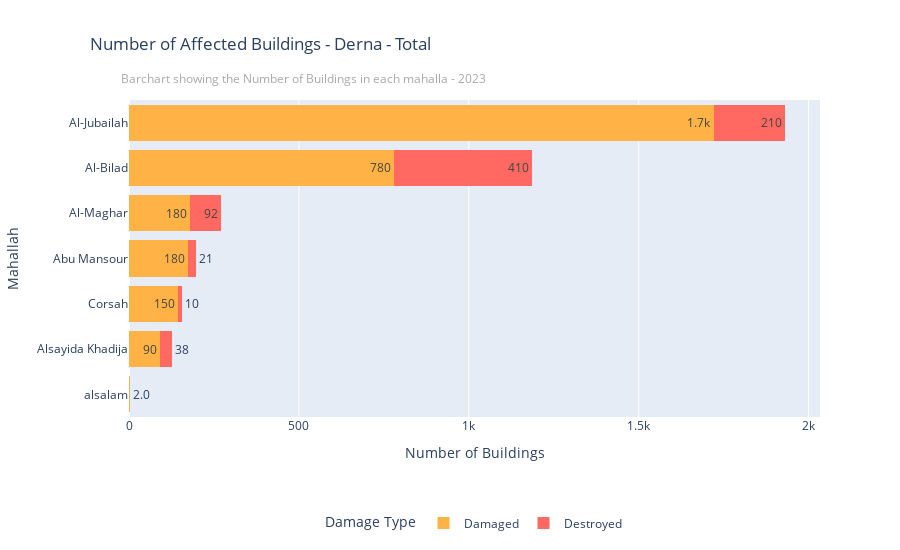

The notebook cell this image was saved under:
### Code cell
# Assume df_plot is your input DataFrame
df_plot = gdf_derna_damaged_structures.copy()
df_plot = df_plot.groupby(["muhalla", "damage_gra"])[["name"]].count().reset_index()

df_plot["sorting"] = df_plot["damage_gra"].map({"Damaged": 2, "Possibly damaged": 1, "Destroyed": 3})

# Calculate the total number of buildings affected per "muhalla" for sorting
df_totals = df_plot.groupby('muhalla')[['name']].sum().reset_index().sort_values(by='name', ascending=False)

# Merge the sorted totals back to the original DataFrame
df_plot_sorted = pd.merge(df_plot, df_totals, on='muhalla', suffixes=('', '_total'))

# Sort the DataFrame by the total number of buildings affected and the damage grading
df_plot_sorted = df_plot_sorted.sort_values(by=['name_total', 'sorting'], ascending=[True, True])

# Plot the histogram
fig = px.histogram(data_frame=df_plot_sorted,
                   y="muhalla",
                   x="name",
                   labels={"name": "Number of Buildings"},
                   title=f'Number of Affected Buildings - Derna - Total',
                   barmode="stack",
                   text_auto=True,
                   color="damage_gra",
                   orientation="h",
                   color_discrete_sequence=color_palete_damage[1:])

fig.update_layout(width=900,
                  height=550,
                  font=dict(size=12),
                  showlegend=True,  # Show the legend
                  title_x=0.1,  # Center the title
                  legend=dict(
                      title="Damage Type",
                      orientation="h",  # Horizontal orientation
                      yanchor="bottom",  # Anchor to the bottom of the legend box
                      y=-0.38,  # Position above the chart
                      xanchor="center",  # Center the legend horizontally
                      x=0.5  # Center the legend
                  ))

fig.update_layout(xaxis_title="Number of Buildings")
fig.update_layout(yaxis_title="Mahallah")

fig.update_traces(texttemplate='%{x:.2s}')  # Format text on bars
fig.update_xaxes(ticksuffix='', tickformat="~s")  # Use ~s for thousands and millions formatting

# Add subtitle as an annotation
fig.add_annotation(
    text="Barchart showing the Number of Buildings in each mahalla - 2023",
    xref="paper", yref="paper",
    x=0.52, y=1.1,  # Position relative to the main title
    showarrow=False,
    font=dict(size=12, color="darkgrey"),  # Smaller font and light dark grey color
    xanchor='right'
)

fig.show()

### Figure 1 — Plotly figure (JSON) as saved in the notebook; plotly's stock layout.template omitted (floating-point values rounded to 4 significant figures)
{"data": [{"alignmentgroup": "True", "bingroup": "y", "histfunc": "sum", "hovertemplate": "damage_gra=Damaged<br>sum of Number of Buildings=%{x}<br>muhalla=%{y}<extra></extra>", "legendgroup": "Damaged", "marker": {"color": "#ffb347", "pattern": {"shape": ""}}, "name": "Damaged", "offsetgroup": "Damaged", "orientation": "h", "showlegend": true, "texttemplate": "%{x:.2s}", "type": "histogram", "x": [2, 90, 145, 175, 180, 781, 1723], "xaxis": "x", "y": ["alsalam", "Alsayida Khadija", "Corsah", "Abu Mansour", "Al-Maghar", "Al-Bilad", "Al-Jubailah"], "yaxis": "y"}, {"alignmentgroup": "True", "bingroup": "y", "histfunc": "sum", "hovertemplate": "damage_gra=Destroyed<br>sum of Number of Buildings=%{x}<br>muhalla=%{y}<extra></extra>", "legendgroup": "Destroyed", "marker": {"color": "#ff6961", "pattern": {"shape": ""}}, "name": "Destroyed", "offsetgroup": "Destroyed", "orientation": "h", "showlegend": true, "texttemplate": "%{x:.2s}", "type": "histogram", "x": [38, 10, 21, 92, 406, 209], "xaxis": "x", "y": ["Alsayida Khadija", "Corsah", "Abu Mansour", "Al-Maghar", "Al-Bilad", "Al-Jubailah"], "yaxis": "y"}], "layout": {"annotations": [{"font": {"color": "darkgrey", "size": 12}, "showarrow": false, "text": "Barchart showing the Number of Buildings in each mahalla - 2023", "x": 0.52, "xanchor": "right", "xref": "paper", "y": 1.1, "yref": "paper"}], "barmode": "stack", "font": {"size": 12}, "height": 550, "legend": {"orientation": "h", "title": {"text": "Damage Type"}, "tracegroupgap": 0, "x": 0.5, "xanchor": "center", "y": -0.38, "yanchor": "bottom"}, "showlegend": true, "title": {"text": "Number of Affected Buildings - Derna - Total", "x": 0.1}, "width": 900, "xaxis": {"anchor": "y", "domain": [0, 1], "tickformat": "~s", "ticksuffix": "", "title": {"text": "Number of Buildings"}}, "yaxis": {"anchor": "x", "domain": [0, 1], "title": {"text": "Mahallah"}}}}
